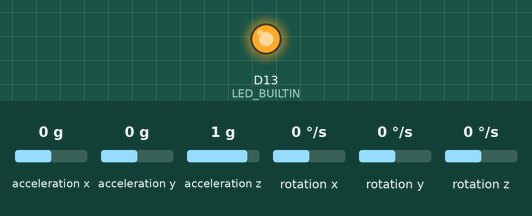
Simulated run of this sketch. Board: Arduino Nano 33 BLE. On the bench: output pins drawn as LEDs (lit = HIGH). The inputs (shaded band) are chosen by the test bench; at power-on: acceleration x 0 g, acceleration y 0 g, acceleration z 1 g, rotation x 0 °/s, rotation y 0 °/s, rotation z 0 °/s. Nothing arrives over Bluetooth unless stated; a phone connects over Bluetooth LE 3 s after start; what the sketch prints to the serial monitor is not drawn.

Above: at 0.1 s.
At 5.1 s:
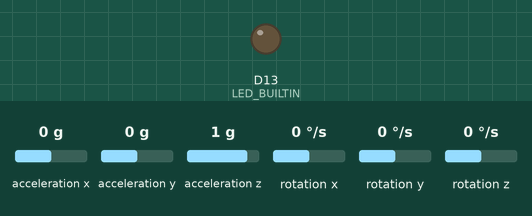
Timing chart, 0 to 9.5 s (numbered marks = the images above):
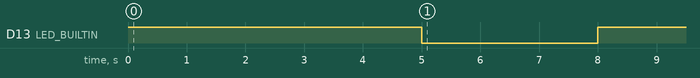

Measured:
- by itself, D13 (LED_BUILTIN): HIGH → LOW at 5.0 s, → HIGH 3.0 s later

The sketch:

BluetoothConnectArdu.ino
```cpp
#include <Arduino_LSM9DS1.h>
#include <ArduinoBLE.h>
#include <Arduino_HTS221.h>
#include <Arduino_LPS22HB.h>


typedef struct __attribute__( ( packed ) )
{
  float accX;
 float accY;
 float accZ;
 float angVelX;
 float angVelY;
 float angVelZ;
} m5600_data_t;

typedef union
{
  m5600_data_t values;
  uint8_t bytes[ 24 ];
} m5600_data_ut;

m5600_data_ut m5600Data;

// Declare Bluetooth service name, and characteristics. All are standard GATT services.
BLEService environmentalSensingService("181A");

BLECharacteristic allCharacteristic( "0011", BLERead | BLENotify, sizeof m5600Data.bytes ); // on the peripheral side
int cou = 0;
// Error pulse of death. Loops forever. Only used if there are problems.
void error_pulse() {
  while (1) {
    for (int i=0; i<3; i++) {
      digitalWrite(LED_BUILTIN, HIGH);
      delay(166);
      digitalWrite(LED_BUILTIN, LOW);
      delay(167);
    }
    delay(1001);
  }
}

void setup() {
  // Illuminate LED for 5sec to indicate startup.
  pinMode(LED_BUILTIN, OUTPUT);
  digitalWrite(LED_BUILTIN, HIGH);
  delay(5000);

  // Initialize serial for debug output.
  Serial.begin(9600);

  // Initialize atmospheric sensors.
  Serial.println("Initializing accelometer and gyroscope sensors.");
  if (!IMU.begin()) {
    Serial.println("Failed.");
    error_pulse();
  }

  // Initialize Bluetooth communication.
  Serial.println("Initializing Bluetooth communication.");
  if (!BLE.begin()) {
    Serial.println("Failed.");
    error_pulse();
  }

  // Set up Bluetooth Environmental Sensing service.
  Serial.println("Setting up service with characteristics.");
  BLE.setLocalName("Nano33BLE");
  BLE.setAdvertisedService(environmentalSensingService);

  environmentalSensingService.addCharacteristic(allCharacteristic);

  // Make the service available.
  BLE.addService(environmentalSensingService);
  BLE.setConnectable(true);
  Serial.println("Advertising services.");
  BLE.advertise();

  // Turn off LED to indicate startup is complete.
  digitalWrite(LED_BUILTIN, LOW);
}

void loop() {

  // Wait for a connection from a central.
  BLEDevice central = BLE.central();

  // When a connection is made, activate LED and write address to serial for debug.
  if (central) {
    digitalWrite(LED_BUILTIN, HIGH);
    Serial.print("Incoming connection from: ");
    Serial.println(central.address());

    while (central.connected()) {
      // Get readings from sensors and update the charcteristic values.

       float accX, accY, accZ;
       cou = cou + 1;
       Serial.println("counter is: ");
       Serial.println(cou);
       if (IMU.accelerationAvailable()) {
              IMU.readAcceleration(accX, accY, accZ);
              Serial.print("Accelraton: ");
              Serial.print(accX);
              Serial.print(',');
              Serial.print(accY);
              Serial.print(',');
              Serial.println(accZ);
        }
      float angVelX, angVelY, angVelZ;
      if (IMU.gyroscopeAvailable()) {
            IMU.readGyroscope(angVelX, angVelY, angVelZ);
            Serial.print("Angular Velocity: ");
            Serial.print(angVelX);
            Serial.print(',');
            Serial.print(angVelY);
            Serial.print(',');
            Serial.println(angVelZ);
      }
      m5600Data.values.accX = accX;
      m5600Data.values.accY = accY;
      m5600Data.values.accZ = accZ;
      m5600Data.values.angVelX = angVelX;
      m5600Data.values.angVelY = angVelY;
      m5600Data.values.angVelZ = angVelZ;
      // Update Bluetooth characteristics with new values.
        allCharacteristic.writeValue( m5600Data.bytes, 24 );
      // Delay between updates. (Don't make too long of connections start to timeout.)
      delay(50);
    }

    // Turn off LED when connection is dropped.
    digitalWrite(LED_BUILTIN, LOW);
    Serial.println("Connection terminated.");
  }
}
```
